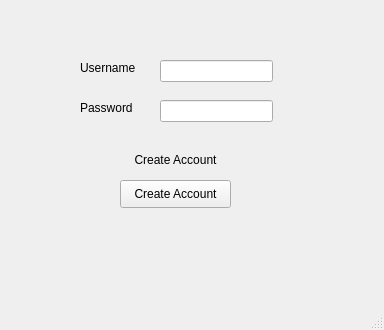
<?xml version="1.0" encoding="UTF-8"?>
<ui version="4.0">
 <class>MainWindow</class>
 <widget class="QMainWindow" name="MainWindow">
  <property name="geometry">
   <rect>
    <x>0</x>
    <y>0</y>
    <width>384</width>
    <height>330</height>
   </rect>
  </property>
  <property name="windowTitle">
   <string>MainWindow</string>
  </property>
  <widget class="QWidget" name="centralwidget">
   <widget class="QLabel" name="lbl">
    <property name="geometry">
     <rect>
      <x>80</x>
      <y>60</y>
      <width>71</width>
      <height>16</height>
     </rect>
    </property>
    <property name="text">
     <string>Username</string>
    </property>
   </widget>
   <widget class="QLabel" name="lbl_2">
    <property name="geometry">
     <rect>
      <x>80</x>
      <y>100</y>
      <width>71</width>
      <height>16</height>
     </rect>
    </property>
    <property name="text">
     <string>Password</string>
    </property>
   </widget>
   <widget class="QLineEdit" name="txt_username">
    <property name="geometry">
     <rect>
      <x>160</x>
      <y>60</y>
      <width>113</width>
      <height>22</height>
     </rect>
    </property>
   </widget>
   <widget class="QLineEdit" name="txt_password">
    <property name="geometry">
     <rect>
      <x>160</x>
      <y>100</y>
      <width>113</width>
      <height>22</height>
     </rect>
    </property>
   </widget>
   <widget class="QPushButton" name="btn_crtacc">
    <property name="geometry">
     <rect>
      <x>120</x>
      <y>180</y>
      <width>111</width>
      <height>28</height>
     </rect>
    </property>
    <property name="text">
     <string>Create Account</string>
    </property>
   </widget>
   <widget class="QLabel" name="lbl_3">
    <property name="geometry">
     <rect>
      <x>70</x>
      <y>150</y>
      <width>211</width>
      <height>20</height>
     </rect>
    </property>
    <property name="text">
     <string>Create Account</string>
    </property>
    <property name="alignment">
     <set>Qt::AlignCenter</set>
    </property>
   </widget>
  </widget>
  <widget class="QMenuBar" name="menubar">
   <property name="geometry">
    <rect>
     <x>0</x>
     <y>0</y>
     <width>384</width>
     <height>26</height>
    </rect>
   </property>
  </widget>
  <widget class="QStatusBar" name="statusbar"/>
 </widget>
 <resources/>
 <connections/>
</ui>
